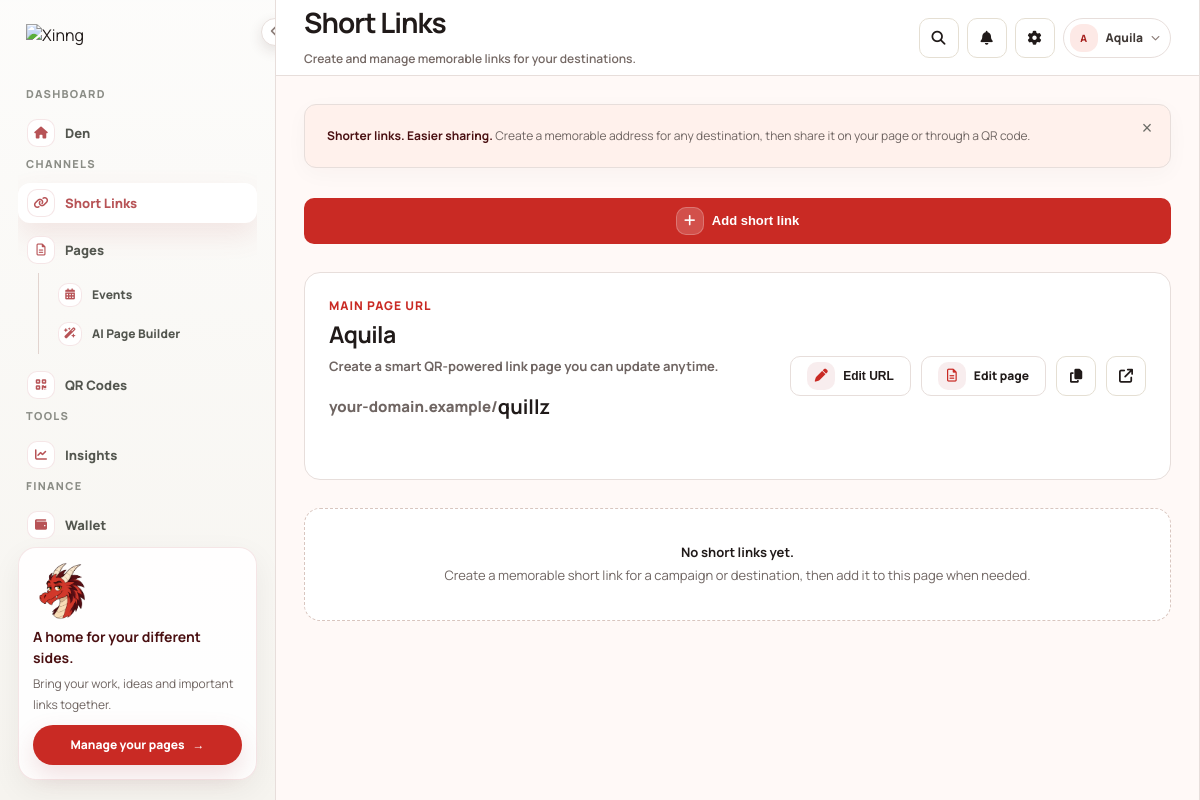
/short_links.php (signed in), run on the app's committed database.
### tables this page shows
CREATE TABLE organization_members (
    id BIGINT UNSIGNED AUTO_INCREMENT PRIMARY KEY,
    organization_id BIGINT UNSIGNED NOT NULL,
    user_id BIGINT UNSIGNED NOT NULL,
    role VARCHAR(32) NOT NULL DEFAULT 'viewer',
    status VARCHAR(24) NOT NULL DEFAULT 'active',
    invited_by BIGINT UNSIGNED NULL,
    joined_at DATETIME DEFAULT CURRENT_TIMESTAMP,
    created_at DATETIME DEFAULT CURRENT_TIMESTAMP,
    updated_at DATETIME DEFAULT CURRENT_TIMESTAMP ON UPDATE CURRENT_TIMESTAMP,
    CONSTRAINT fk_organization_members_org FOREIGN KEY (organization_id) REFERENCES organizations(id) ON DELETE CASCADE,
    CONSTRAINT fk_organization_members_user FOREIGN KEY (user_id) REFERENCES users(id) ON DELETE CASCADE,
    CONSTRAINT fk_organization_members_inviter FOREIGN KEY (invited_by) REFERENCES users(id) ON DELETE SET NULL,
    UNIQUE KEY unique_organization_member (organization_id, user_id),
    INDEX idx_organization_members_user (user_id, status),
    INDEX idx_organization_members_org (organization_id, status)
);

CREATE TABLE organizations (
    id BIGINT UNSIGNED AUTO_INCREMENT PRIMARY KEY,
    uuid CHAR(36) NOT NULL UNIQUE,
    name VARCHAR(150) NOT NULL,
    slug VARCHAR(80) NOT NULL UNIQUE,
    created_by BIGINT UNSIGNED NOT NULL,
    status VARCHAR(24) NOT NULL DEFAULT 'active',
    created_at DATETIME DEFAULT CURRENT_TIMESTAMP,
    updated_at DATETIME DEFAULT CURRENT_TIMESTAMP ON UPDATE CURRENT_TIMESTAMP,
    deleted_at DATETIME NULL,
    CONSTRAINT fk_organizations_creator FOREIGN KEY (created_by) REFERENCES users(id),
    INDEX idx_organizations_status (status)
);

CREATE TABLE pages (
    id BIGINT UNSIGNED AUTO_INCREMENT PRIMARY KEY,
    user_id BIGINT UNSIGNED NOT NULL,
    page_type VARCHAR(32) NOT NULL DEFAULT 'creator',
    corporate_metadata JSON NULL,
    slug VARCHAR(80) NULL,
    title VARCHAR(150) NOT NULL DEFAULT '',
    bio TEXT NULL,
    description VARCHAR(255) NULL,
    profile_image_url TEXT NULL,
    profile_image_path TEXT NULL,
    cover_image_url TEXT NULL,
    theme VARCHAR(80) DEFAULT 'default',
    layout VARCHAR(80) DEFAULT 'simple',
    font VARCHAR(80) DEFAULT 'system',
    title_color VARCHAR(20) DEFAULT '#26282C',
    description_color VARCHAR(20) DEFAULT '#26282C',
    header_mode VARCHAR(20) DEFAULT 'color',
    header_color VARCHAR(20) DEFAULT '#26282C',
    header_gradient_start VARCHAR(20) DEFAULT '#26282C',
    header_gradient_end VARCHAR(20) DEFAULT '#0A9994',
    header_image_path TEXT NULL,
    header_fit VARCHAR(20) DEFAULT 'cover',
    background_mode VARCHAR(20) DEFAULT 'color',
    background_color VARCHAR(20) DEFAULT '#FFFAF6',
    background_gradient_start VARCHAR(20) DEFAULT '#FFFAF6',
    background_gradient_end VARCHAR(20) DEFAULT '#FFFFFF',
    background_image_path TEXT NULL,
    social_icon_style VARCHAR(20) DEFAULT 'original',
    social_placement VARCHAR(20) DEFAULT 'top',
    block_shape VARCHAR(40) DEFAULT 'rounded',
    block_shadow VARCHAR(40) DEFAULT 'soft',
    block_color VARCHAR(20) DEFAULT '#0A9994',
    block_text_color VARCHAR(20) DEFAULT '#FFFAF6',
    hide_xinng_logo BOOLEAN DEFAULT FALSE,
    is_published BOOLEAN DEFAULT TRUE,
    is_verified BOOLEAN DEFAULT FALSE,
    status VARCHAR(20) DEFAULT 'published',
    published_at DATETIME NULL,
    seo_title VARCHAR(180) NULL,
    seo_description TEXT NULL,
    created_at DATETIME DEFAULT CURRENT_TIMESTAMP,
    updated_at DATETIME DEFAULT CURRENT_TIMESTAMP ON UPDATE CURRENT_TIMESTAMP,
    deleted_at DATETIME NULL,
    CONSTRAINT fk_pages_user FOREIGN KEY (user_id) REFERENCES users(id) ON DELETE CASCADE,
    UNIQUE KEY unique_pages_slug (slug),
    INDEX idx_pages_user_id (user_id),
    INDEX idx_pages_slug (slug),
    INDEX idx_pages_published (is_published),
    INDEX idx_pages_page_type (page_type)
);

### short_links.php (the view, shortened to what the rows shown need)
<?php
require_once __DIR__ . '/config.php';
$user_id = filter_var($_SESSION['user_id'] ?? null, FILTER_VALIDATE_INT);
$user_name = $_SESSION['user_name'] ?? 'User';
function e($value): string {
    return htmlspecialchars((string) $value, ENT_QUOTES, 'UTF-8');
}
$activePage = null;
$pdo = get_db_connection();
if ($pdo) {
    $stmt = $pdo->prepare('SELECT id, slug, title, bio, profile_image_url, is_published FROM pages WHERE user_id = ? ORDER BY id ASC');
    $stmt->execute([$user_id]);
    $pages = $stmt->fetchAll();
    $activePage = $pages[0] ?? null;
} else {
    $dbError = true;
}
$displayTitle = $activePage['title'] ?? $user_name;
$displayBio = $activePage['bio'] ?? 'Create a smart QR-powered link page you can update anytime.';
?>
<!doctype html>
<html lang="en">
<head>
  <link rel="stylesheet" href="https://cdnjs.cloudflare.com/ajax/libs/font-awesome/6.5.2/css/all.min.css">
  <link rel="stylesheet" href="assets/css/dashboard.css">
  <link rel="stylesheet" href="assets/css/workspace-sidebar.css?v=20261018d">
  <link rel="stylesheet" href="assets/css/dashboard-home.css?v=<?= filemtime(__DIR__ . '/assets/css/dashboard-home.css') ?>">
  <link rel="stylesheet" href="assets/css/preview-pane.css?v=20261019f">
</head>
<body class="dashboard-home workspace-shell-page">
  <div class="dashboard">
    <?php
      $sidebarActive = 'links';
      $sidebarUserName = $user_name;
      include __DIR__ . '/includes/workspace-sidebar.php';
    ?>
    <main class="main" id="workspace" tabindex="-1">
      <?php $workspaceHeaderTitle = 'Short Links'; $workspaceHeaderSubtitle = 'Create and manage memorable links for your destinations.'; include __DIR__ . '/includes/workspace-shell-header.php'; ?>
      <div class="content">
        <div class="editor-column">
          <section class="main-page-card" id="main-page-card" data-page-id="<?= e($activePage['id'] ?? '') ?>" data-base-url="<?= e(xinng_public_base_url()) ?>" data-public-prefix="<?= e(xinng_public_base_url() . '/') ?>">
            <div class="main-page-copy">
              <span class="eyebrow">Main Page URL</span>
              <h2><?= e($displayTitle) ?></h2>
              <p><?= e($displayBio) ?></p>
              <div class="main-page-url-row">
                <span class="main-page-domain"><?= e(str_replace(['http://', 'https://'], '', xinng_public_base_url())) ?>/</span>
                <strong id="main-page-slug-text"><?= e($activePage['slug'] ?? 'your-slug') ?></strong>
              </div>
              <div class="main-page-status" id="main-page-status" role="status"></div>
            </div>
          </section>
        </div>
      </div>
    </main>
  </div>
</body>
</html>

### includes/workspace-sidebar.php (shortened to what the rows shown need)
<?php
$sidebarActive = (string)($sidebarActive ?? '');
$sidebarUserName = trim((string)($sidebarUserName ?? ($_SESSION['user_name'] ?? 'User'))) ?: 'User';
$sidebarEscape = static fn ($value): string => htmlspecialchars((string)$value, ENT_QUOTES, 'UTF-8');
$sidebarUserId = filter_var($_SESSION['user_id'] ?? null, FILTER_VALIDATE_INT) ?: null;
$sidebarPdo = isset($pdo) && $pdo instanceof PDO ? $pdo : null;
$sidebarRole = xinng_workspace_navigation_role($sidebarPdo, $sidebarUserId, $sidebarUserName);
$sidebarItems = xinng_workspace_navigation_items($sidebarRole);
$sidebarSections = ['Dashboard' => ['overview'], 'Channels' => ['links', 'pages', 'qr'], 'Tools' => ['insights'], 'Finance' => ['credits']];
$sidebarPageChildren = ['events', 'ai'];
$sidebarWalletChildren = ['plans'];
?>
<link rel="stylesheet" href="assets/css/workspace-shell.css?v=20261019a">
<aside class="sidebar workspace-sidebar" aria-label="Dashboard navigation">
  <nav>
    <div class="nav-section">
      <?php foreach ($sidebarSections as $sidebarSectionLabel => $sidebarKeys): ?>
        <?php if ($sidebarSectionLabel !== 'Dashboard'): ?><div class="nav-heading"><span class="nav-heading-label"><?= $sidebarEscape($sidebarSectionLabel) ?></span></div><?php endif; ?>
        <?php foreach ($sidebarKeys as $sidebarKey): $sidebarItem = $sidebarItems[$sidebarKey]; if (!$sidebarItem['visible']) continue; ?>
        <a class="nav-item<?= $sidebarActive === $sidebarKey || ($sidebarKey === 'credits' && in_array($sidebarActive, $sidebarWalletChildren, true)) ? ' active' : '' ?><?= $sidebarKey === 'pages' && in_array($sidebarActive, $sidebarPageChildren, true) ? ' has-active-child' : '' ?>" href="<?= $sidebarEscape($sidebarItem['href']) ?>" title="<?= $sidebarEscape($sidebarItem['label']) ?>"<?= $sidebarActive === $sidebarKey || ($sidebarKey === 'credits' && in_array($sidebarActive, $sidebarWalletChildren, true)) ? ' aria-current="page"' : '' ?>><span class="nav-icon"><i class="<?= $sidebarEscape($sidebarItem['icon']) ?>" aria-hidden="true"></i></span><span class="nav-label"><?= $sidebarEscape($sidebarItem['label']) ?></span></a>
        <?php if ($sidebarKey === 'pages'): ?>
          <div class="nav-subitems" role="group" aria-label="Pages">
            <?php foreach ($sidebarPageChildren as $sidebarChildKey): $sidebarChild = $sidebarItems[$sidebarChildKey]; if (!$sidebarChild['visible']) continue; ?>
              <a class="nav-item nav-subitem<?= $sidebarActive === $sidebarChildKey ? ' active' : '' ?>" href="<?= $sidebarEscape($sidebarChild['href']) ?>" title="<?= $sidebarEscape($sidebarChild['label']) ?>"<?= $sidebarActive === $sidebarChildKey ? ' aria-current="page"' : '' ?>><span class="nav-icon"><i class="<?= $sidebarEscape($sidebarChild['icon']) ?>" aria-hidden="true"></i></span><span class="nav-label"><?= $sidebarEscape($sidebarChild['label']) ?></span></a>
            <?php endforeach; ?>
          </div>
        <?php endif; ?>
      <?php endforeach; ?>
      <?php endforeach; ?>
    </div>
  </nav>
</aside>

### data on the page
organization_members: role "Den", role "Short Links", role "Pages", role "Events", role "AI Page Builder", role "QR Codes", role "Insights", role "Wallet"
pages: title "Aquila", bio "Create a smart QR-powered link page you can update anytime.", slug "quillz"

### other printed values
$sidebarEscape($sidebarSectionLabel) "CHANNELS"
$sidebarEscape($sidebarSectionLabel) "TOOLS"
$sidebarEscape($sidebarSectionLabel) "FINANCE"
$sidebarEscape($sidebarBottom['title']) "A home for your different sides."
$sidebarEscape($sidebarBottom['body']) "Bring your work, ideas and important links together."
$sidebarEscape($sidebarBottom['action_label']) "Manage your pages"
$workspaceHeaderEscape($workspaceHeaderTitle) "Short Links"
$workspaceHeaderEscape($workspaceHeaderSubtitle) "Create and manage memorable links for your destinations."
$utilityEscape($utilityInitials ?: 'U') "A"
$utilityEscape($utilityUserName) "Aquila"
str_replace(['http://', 'https://'], '', xinng_public_base_url()) "your-domain.example"
